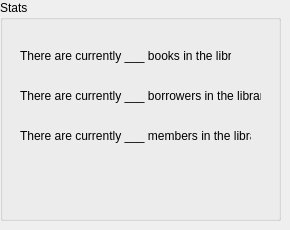
      <widget class="QWidget" name="stats">
       <widget class="QGroupBox" name="groupBox_3">
        <property name="geometry">
         <rect>
          <x>0</x>
          <y>0</y>
          <width>281</width>
          <height>221</height>
         </rect>
        </property>
        <property name="title">
         <string>Stats</string>
        </property>
        <widget class="QLabel" name="label_8">
         <property name="geometry">
          <rect>
           <x>20</x>
           <y>40</y>
           <width>211</width>
           <height>31</height>
          </rect>
         </property>
         <property name="text">
          <string>There are currently ___ books in the library</string>
         </property>
        </widget>
        <widget class="QLabel" name="label_9">
         <property name="geometry">
          <rect>
           <x>20</x>
           <y>80</y>
           <width>241</width>
           <height>31</height>
          </rect>
         </property>
         <property name="text">
          <string>There are currently ___ borrowers in the library</string>
         </property>
        </widget>
        <widget class="QLabel" name="label_10">
         <property name="geometry">
          <rect>
           <x>20</x>
           <y>120</y>
           <width>231</width>
           <height>31</height>
          </rect>
         </property>
         <property name="text">
          <string>There are currently ___ members in the library</string>
         </property>
        </widget>
       </widget>
      </widget>
